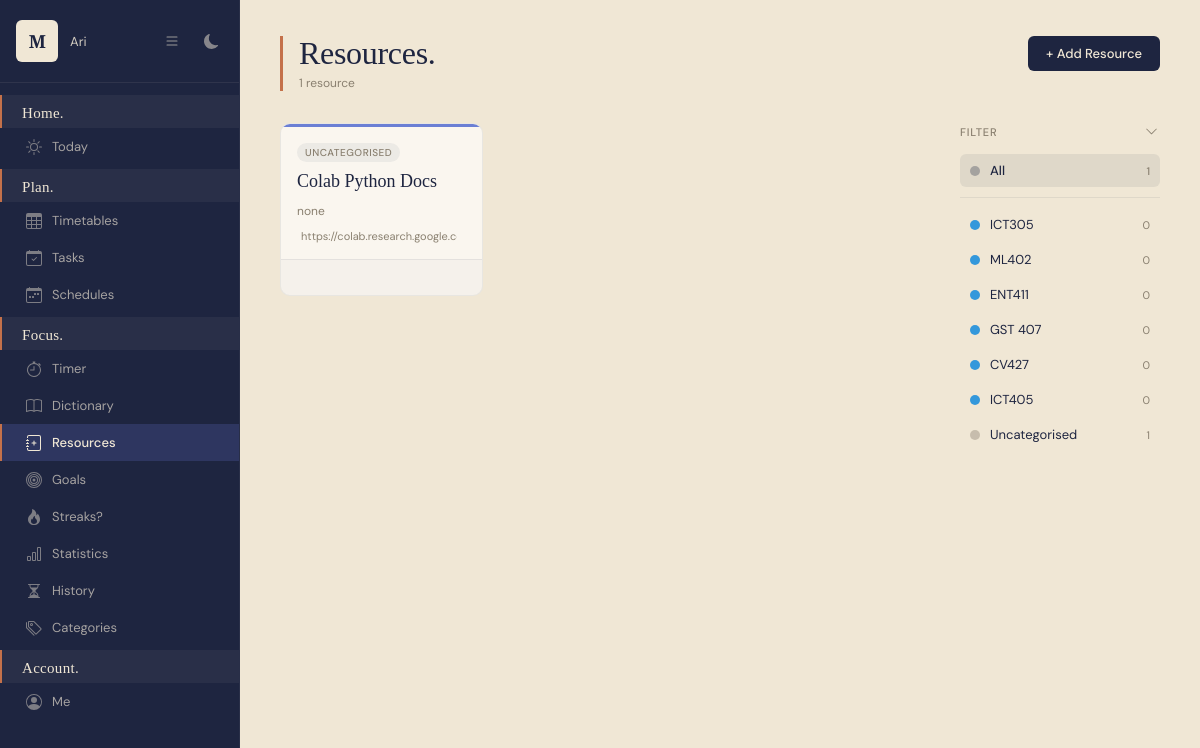
Page /study/resources/ (signed in) on the earlier database version.
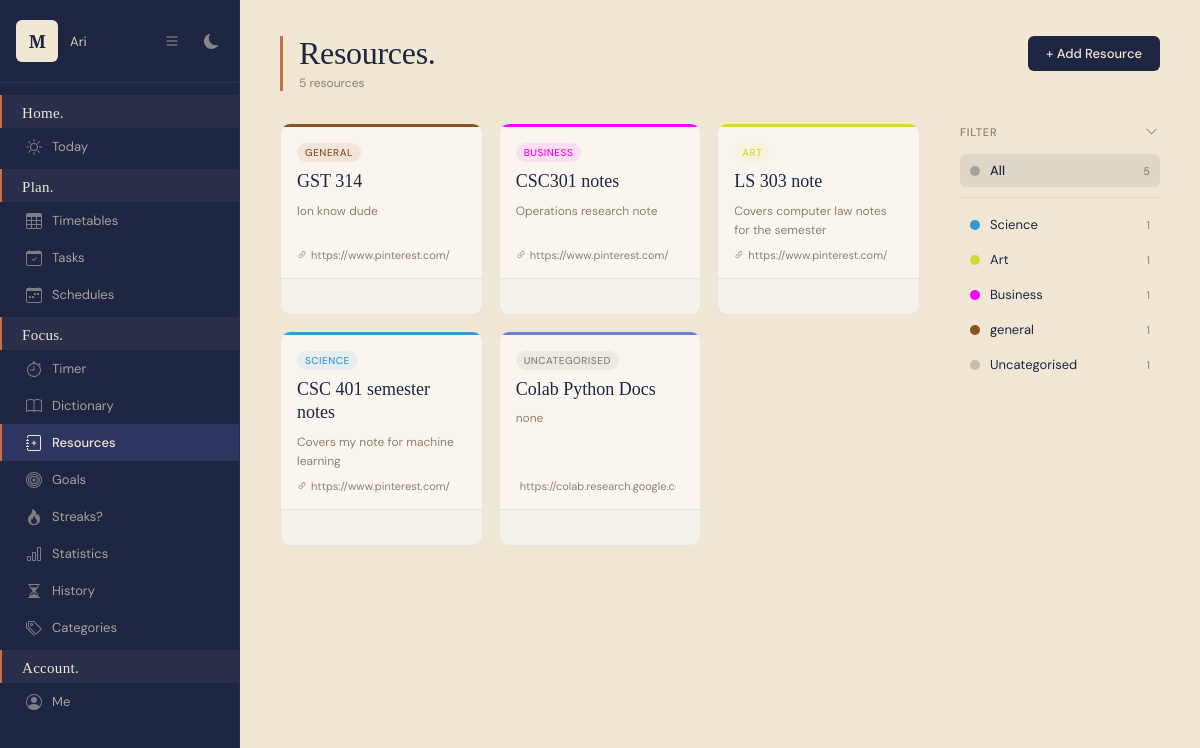
Same page on the later database version.
### planner/models.py (models this page shows, shortened)
class StudyResource(models.Model):
    user = models.ForeignKey(User, on_delete=models.CASCADE)
    category = models.ForeignKey(StudyCategory, on_delete=models.CASCADE, null=True, blank=True)
    title = models.CharField(max_length=200)
    url = models.URLField()
    description = models.TextField(blank=True, null=True)
    created_at = models.DateTimeField(auto_now_add=True)
    class Meta:
        ordering = ['-created_at']

class StudyCategory(models.Model):
    user = models.ForeignKey(User, on_delete=models.CASCADE)
    name = models.CharField(max_length=100)
    color = models.CharField(max_length=7, default='#3498db')
    class Meta:
        verbose_name_plural = "Study Categories"

### planner/views/study_views.py (the view)
# urls.py: path('study/resources/', views.study_resources, name='study_resources'),
@login_required(login_url='planner:login')
def study_resources(request):
    resources = StudyResource.objects.filter(user=request.user)
    categories = StudyCategory.objects.filter(user=request.user)
    category_id = request.GET.get('category')
    if category_id:
        resources = resources.filter(category_id=category_id)
    return render(request, 'study/resources.html', {
        'resources': resources,
        'categories': categories,
        'selected_category': category_id
    })

### planner/templates/study/resources.html (shortened to what the changed rows need)
{% extends 'base.html' %}
{% block content %}
    <div class="res-header">
        <div class="res-header-left">
            <h1 class="res-title">Resources.</h1>
            <p class="res-subtitle">{{ resources|length }} resource{{ resources|length|pluralize }}</p>
        </div>
    </div>
    <div class="res-page">
        <div>
            <div class="res-grid" id="resGrid">
                {% for resource in resources %}
                <div class="res-card"
                     data-category="{{ resource.category.id|default:'none' }}"
                     id="res-{{ resource.id }}">
                    <div class="res-card-top"
                         style="background: {{ resource.category.color|default:'#6B7FD4' }};"></div>
                    <div class="res-card-body">
                        {% if resource.category %}
                        <span class="res-card-category"
                              style="background: {{ resource.category.color }}18; color: {{ resource.category.color }};">
                            {{ resource.category.name }}
                        </span>
                        {% else %}
                        <span class="res-card-category"
                              style="background: rgba(30,37,64,0.06); color: var(--text-muted);">
                            Uncategorised
                        </span>
                        {% endif %}
                        <a href="{{ resource.url }}" target="_blank" rel="noopener noreferrer"
                           class="res-card-title">{{ resource.title }}</a>
                        {% if resource.description %}
                        <p class="res-card-desc">{{ resource.description }}</p>
                        {% endif %}
                        <a href="{{ resource.url }}" target="_blank" rel="noopener noreferrer"
                           class="res-card-link">
                            {{ resource.url|truncatechars:35 }}
                        </a>
                    </div>
                    <div class="res-card-footer">
                    </div>
                </div>
                {% endfor %}
            </div>
        </div>
        <div class="res-filter">
            <div class="res-filter-list" id="filterList">
                <button class="res-filter-item active" onclick="filterResources('all', this)">
                    <span class="res-filter-dot" style="background: var(--text-dark); opacity: 0.3;"></span>
                    All
                    <span class="res-filter-count">{{ resources|length }}</span>
                </button>
                {% if categories %}
                <hr class="res-filter-divider">
                {% for category in categories %}
                <button class="res-filter-item"
                        onclick="filterResources('{{ category.id }}', this)"
                        data-cat-id="{{ category.id }}">
                    <span class="res-filter-dot" style="background: {{ category.color }};"></span>
                    {{ category.name }}
                    <span class="res-filter-count">
                    </span>
                </button>
                {% endfor %}
                <button class="res-filter-item" onclick="filterResources('none', this)">
                    <span class="res-filter-dot" style="background: var(--text-muted); opacity:0.4;"></span>
                    Uncategorised
                </button>
                {% endif %}
            </div>
        </div>
    </div>
{% endblock %}

Differences in the rows shown:
removed StudyCategory: name "ICT305"
removed StudyCategory: name "ML402"
removed StudyCategory: name "ENT411"
removed StudyCategory: name "GST 407"
removed StudyCategory: name "CV427"
removed StudyCategory: name "ICT405"
added StudyResource: category.name "GENERAL", title "GST 314", description "Ion know dude", url "https://www.pinterest.com/"
added StudyResource: category.name "BUSINESS", title "CSC301 notes", description "Operations research note", url "https://www.pinterest.com/"
added StudyResource: category.name "ART", title "LS 303 note", description "Covers computer law notes for the semester", url "https://www.pinterest.com/"
added StudyResource: category.name "SCIENCE", title "CSC 401 semester notes", description "Covers my note for machine learning", url "https://www.pinterest.com/"
added StudyCategory: name "Science"
added StudyCategory: name "Art"
added StudyCategory: name "Business"
added StudyCategory: name "general"
Other differences:
{{ resources|length }}: "1" → "5"
